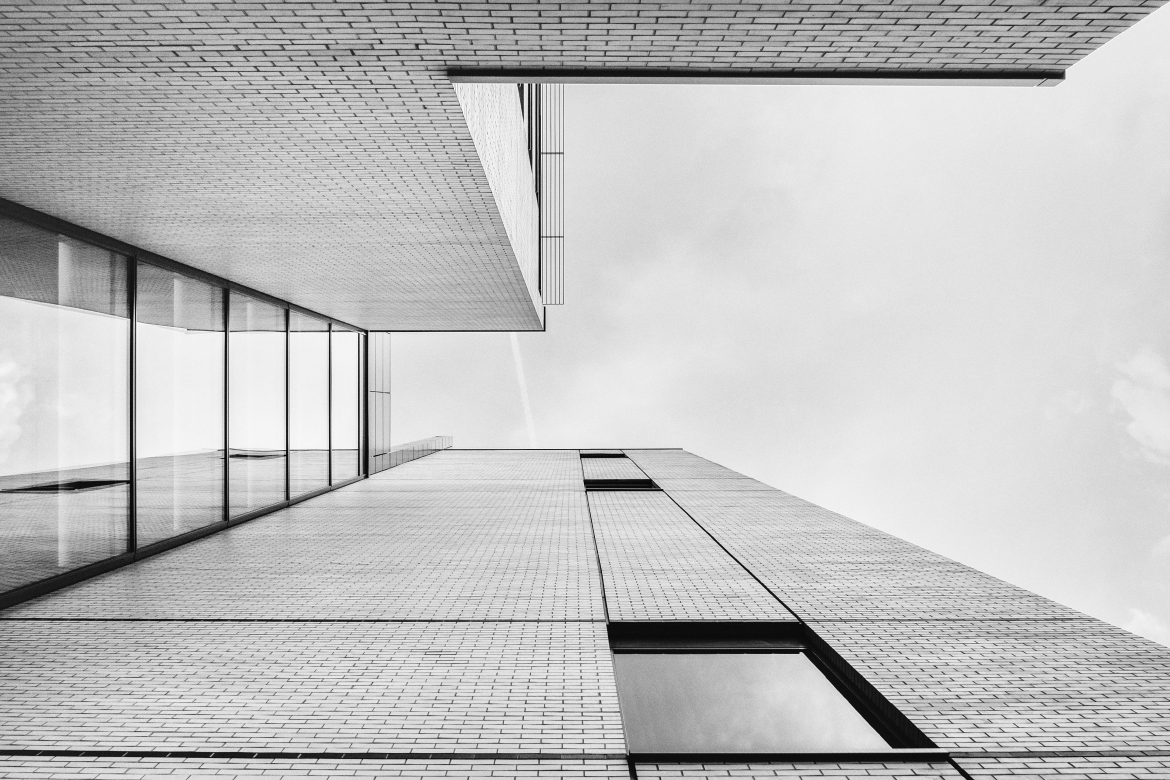
#> input picture snakeeyes/static/images/building.jpeg, 4680 x 3120 px (shown at 1/4 size); its folder holds only this picture in this run
$ python pil_script.py
#> lines starting #> are read from the running program, lines starting #| are printed output that depends on the picture
from PIL import Image
import os

for file in os.listdir('.'):
    if file.endswith('.jpg') or file.endswith('.jpeg') or file.endswith('png'):
        filename, file_ext = os.path.splitext(file)
        image_64 = Image.open(file)
#> image_64 is the input picture: PIL image 4680x3120 RGB; min 0, max 255, mean 192
        image_400 = Image.open(file)
        image_600 = Image.open(file)
        image_2000 = Image.open(file)

        image_64.thumbnail((64, 64))
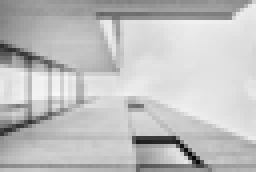
#> image_64: PIL image 64x43 RGB (shown 4 times larger); min 9, max 248, mean 192
        image_400.thumbnail((400, 400))
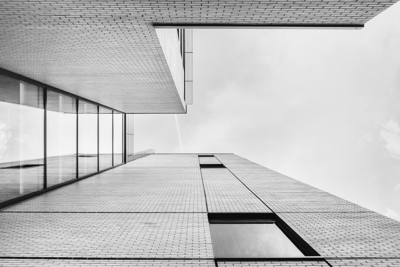
#> image_400: PIL image 400x267 RGB; min 4, max 250, mean 192
        image_600.thumbnail((600, 600))
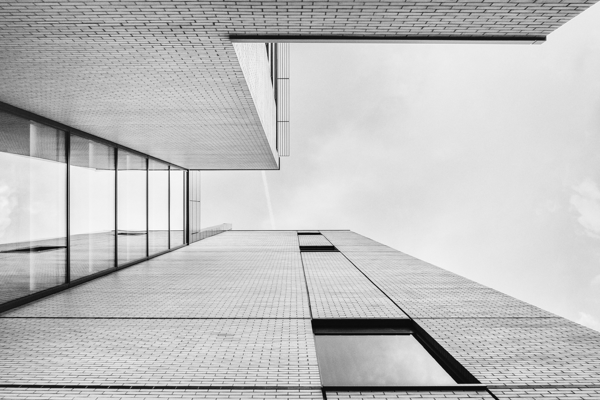
#> image_600: PIL image 600x400 RGB; min 0, max 254, mean 191.9
        image_2000.thumbnail((2000, 2000))

        image_64.save('64/{}{}'.format(filename, file_ext))
        image_400.save('400/{}{}'.format(filename, file_ext))
        image_600.save('600/{}{}'.format(filename, file_ext))
        image_2000.save('2000/{}{}'.format(filename, file_ext))
